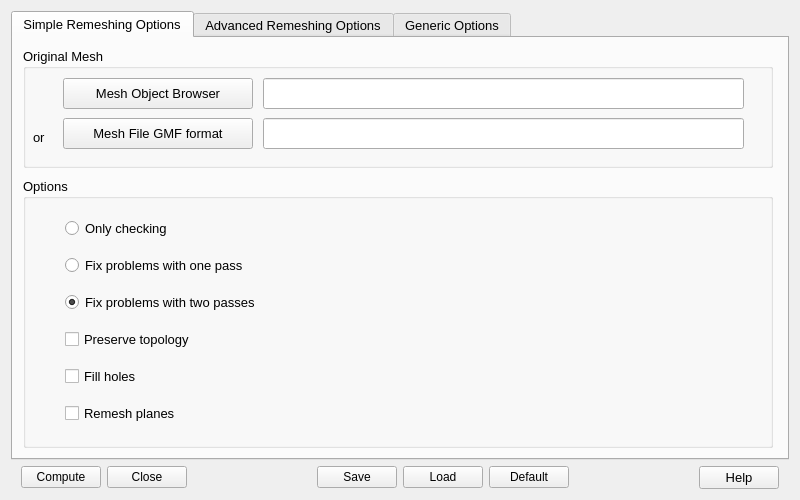
<?xml version="1.0" encoding="UTF-8"?>
<ui version="4.0">
 <class>MGCleanerPlugDialog</class>
 <widget class="QWidget" name="MGCleanerPlugDialog">
  <property name="geometry">
   <rect>
    <x>0</x>
    <y>0</y>
    <width>800</width>
    <height>500</height>
   </rect>
  </property>
  <property name="windowTitle">
   <string>MGCleaner : Remeshing tool</string>
  </property>
  <property name="sizeGripEnabled" stdset="0">
   <bool>false</bool>
  </property>
  <layout class="QGridLayout" name="gridLayout">
   <item row="2" column="0">
    <layout class="QHBoxLayout" name="horizontalLayout">
         <item>
      <spacer name="horizontalSpacer_xx">
       <property name="orientation">
        <enum>Qt::Horizontal</enum>
       </property>
       <property name="sizeType">
        <enum>QSizePolicy::Minimum</enum>
       </property>
       <property name="sizeHint" stdset="0">
        <size>
         <width>10</width>
         <height>20</height>
        </size>
       </property>
      </spacer>
         </item>
     <item>
      <widget class="QPushButton" name="PB_OK">
       <property name="text">
        <string>Compute</string>
       </property>
      </widget>
     </item>
     <item>
      <widget class="QPushButton" name="PB_Cancel">
       <property name="text">
        <string>Close</string>
       </property>
      </widget>
     </item>
     <item>
      <spacer name="horizontalSpacer_4">
       <property name="orientation">
        <enum>Qt::Horizontal</enum>
       </property>
       <property name="sizeHint" stdset="0">
        <size>
         <width>30</width>
         <height>20</height>
        </size>
       </property>
      </spacer>
     </item>
     <item>
      <widget class="QPushButton" name="PB_SaveHyp">
       <property name="text">
        <string>Save</string>
       </property>
        <property name="iconSize">
         <size>
          <width>18</width>
          <height>18</height>
         </size>
        </property>
      </widget>
     </item>
     <item>
      <widget class="QPushButton" name="PB_LoadHyp">
       <property name="text">
        <string>Load</string>
       </property>
        <property name="iconSize">
         <size>
          <width>18</width>
          <height>18</height>
         </size>
        </property>
      </widget>
     </item>
     <item>
      <widget class="QPushButton" name="PB_Default">
       <property name="text">
        <string>Default</string>
       </property>
      </widget>
     </item>
     <item>
      <spacer name="horizontalSpacer">
       <property name="orientation">
        <enum>Qt::Horizontal</enum>
       </property>
       <property name="sizeHint" stdset="0">
        <size>
         <width>30</width>
         <height>20</height>
        </size>
       </property>
      </spacer>
     </item>
     <item>
      <widget class="QPushButton" name="PB_Help">
       <property name="font">
        <font>
         <pointsize>10</pointsize>
        </font>
       </property>
       <property name="text">
        <string>Help</string>
       </property>
      </widget>
     </item>
         <item>
      <spacer name="horizontalSpacer_xx">
       <property name="orientation">
        <enum>Qt::Horizontal</enum>
       </property>
       <property name="sizeType">
        <enum>QSizePolicy::Minimum</enum>
       </property>
       <property name="sizeHint" stdset="0">
        <size>
         <width>10</width>
         <height>20</height>
        </size>
       </property>
      </spacer>
         </item>
    </layout>
   </item>
   <item row="1" column="0">
    <widget class="QTabWidget" name="TWOptions">
     <property name="font">
      <font>
       <pointsize>10</pointsize>
      </font>
     </property>
     <property name="currentIndex">
      <number>0</number>
     </property>
     <widget class="QWidget" name="simple">
      <attribute name="title">
       <string>Simple Remeshing Options</string>
      </attribute>
      <widget class="QGroupBox" name="GBOptim">
       <property name="geometry">
        <rect>
         <x>10</x>
         <y>140</y>
         <width>750</width>
         <height>270</height>
        </rect>
       </property>
       <property name="title">
        <string>Options</string>
       </property>

        <layout class="QHBoxLayout" name="RBLayoutopt">

         <item>
      <spacer name="horizontalSpacer_xx">
       <property name="orientation">
        <enum>Qt::Horizontal</enum>
       </property>
       <property name="sizeType">
        <enum>QSizePolicy::Minimum</enum>
       </property>
       <property name="sizeHint" stdset="0">
        <size>
         <width>30</width>
         <height>20</height>
        </size>
       </property>
      </spacer>
         </item>

         <item>
        <layout class="QVBoxLayout" name="RBLayout1">
         <item>
          <widget class="QRadioButton" name="RB_Check">
           <property name="toolTip">
            <string>Performs checks only (no fixing).
Writes diagnostics into the output file.
Default is to fix with two passes.</string>
           </property>
           <property name="text">
            <string>Only checking</string>
           </property>
           <property name="checked">
            <bool>false</bool>
           </property>
          </widget>
         </item>
         <item>
          <widget class="QRadioButton" name="RB_Fix1">
           <property name="toolTip">
            <string>Analyses and fixes mesh with only the first stage of the cleaning procedure.
Does not write diagnostics into the output file.
Default is to fix with two passes.</string>
           </property>
           <property name="text">
            <string>Fix problems with one pass</string>
           </property>
           <property name="checked">
            <bool>false</bool>
           </property>
          </widget>
         </item>
         <item>
          <widget class="QRadioButton" name="RB_Fix2">
           <property name="toolTip">
            <string>Analyses and fixes mesh with the two stage cleaning procedure.
Does not write diagnostics into the output file.
Default is to fix with two passes.</string>
           </property>
           <property name="text">
            <string>Fix problems with two passes</string>
           </property>
           <property name="checked">
            <bool>true</bool>
           </property>
          </widget>
         </item>

       <item>
       <widget class="QCheckBox" name="CB_PreserveTopology">
           <property name="toolTip">
            <string>Disables fixing operations which induce topology modifications.
Default is enable topology modifications.
(argument --topology)</string>
           </property>
           <property name="text">
            <string>Preserve topology</string>
           </property>
           <property name="checked">
            <bool>false</bool>
           </property>
          </widget>
        </item>
       <item>
          <widget class="QCheckBox" name="CB_FillHoles">
           <property name="toolTip">
            <string>Default is not to fill holes.
if set: see 'surface size threshold of holes' in 'Advanced remeshing options'.</string>
           </property>
           <property name="text">
            <string>Fill holes</string>
           </property>
           <property name="checked">
            <bool>false</bool>
           </property>
          </widget>
       </item>
       <item>

          <widget class="QCheckBox" name="CB_RemeshPlanes">
           <property name="toolTip">
            <string>Inserts vertices on planes to improve mesh quality .
May be useful for poor quality triangulations (eg .STL or .DXF triangulations).
Default is not to mesh planes.</string>
           </property>
           <property name="text">
            <string>Remesh planes</string>
           </property>
           <property name="checked">
            <bool>false</bool>
           </property>
           </widget>
       </item>

         </layout>

         </item>

        </layout>
        
      </widget>
      <widget class="QGroupBox" name="groupBox">
       <property name="geometry">
        <rect>
         <x>10</x>
         <y>10</y>
         <width>750</width>
         <height>120</height>
        </rect>
       </property>
       <property name="font">
        <font>
         <pointsize>10</pointsize>
        </font>
       </property>
       <property name="title">
        <string>Original Mesh</string>
       </property>
       <widget class="QPushButton" name="PB_MeshFile">
        <property name="geometry">
         <rect>
          <x>40</x>
          <y>70</y>
          <width>190</width>
          <height>31</height>
         </rect>
        </property>
        <property name="font">
         <font>
          <pointsize>10</pointsize>
         </font>
        </property>
        <property name="text">
         <string>Mesh File GMF format</string>
        </property>
        <property name="iconSize">
         <size>
          <width>18</width>
          <height>18</height>
         </size>
        </property>
       </widget>
       <widget class="QLineEdit" name="LE_MeshFile">
        <property name="geometry">
         <rect>
          <x>240</x>
          <y>70</y>
          <width>481</width>
          <height>31</height>
         </rect>
        </property>
        <property name="font">
         <font>
          <pointsize>10</pointsize>
         </font>
        </property>
       </widget>
       <widget class="QPushButton" name="PB_MeshSmesh">
        <property name="geometry">
         <rect>
          <x>40</x>
          <y>30</y>
          <width>190</width>
          <height>31</height>
         </rect>
        </property>
        <property name="text">
         <string>Mesh Object Browser</string>
        </property>
        <property name="iconSize">
         <size>
          <width>18</width>
          <height>18</height>
         </size>
        </property>
        <property name="checkable">
         <bool>false</bool>
        </property>
       </widget>
       <widget class="QLineEdit" name="LE_MeshSmesh">
        <property name="geometry">
         <rect>
          <x>240</x>
          <y>30</y>
          <width>481</width>
          <height>31</height>
         </rect>
        </property>
        <property name="font">
         <font>
          <pointsize>10</pointsize>
         </font>
        </property>
       </widget>
       <widget class="QLabel" name="label_8">
        <property name="geometry">
         <rect>
          <x>10</x>
          <y>80</y>
          <width>31</width>
          <height>18</height>
         </rect>
        </property>
        <property name="text">
         <string>or</string>
        </property>
       </widget>
      </widget>
      <zorder>groupBox</zorder>
      <zorder>GBOptim</zorder>
     </widget>
     <widget class="QWidget" name="advanced">
      <attribute name="title">
       <string>Advanced Remeshing Options</string>
      </attribute>
      <widget class="QGroupBox" name="groupBox_5">
       <property name="geometry">
        <rect>
         <x>10</x>
         <y>10</y>
         <width>750</width>
         <height>400</height>
        </rect>
       </property>
       <property name="title">
        <string>You can control</string>
       </property>
#1
       <widget class="QLineEdit" name="SP_MinHoleSize">
        <property name="geometry">
         <rect>
          <x>20</x>
          <y>30</y>
          <width>100</width>
          <height>25</height>
         </rect>
        </property>
           <property name="enabled">
            <bool>false</bool>
           </property>
       </widget>
       <widget class="QLabel" name="LA_minHoleSize">
        <property name="geometry">
         <rect>
          <x>130</x>
          <y>30</y>
          <width>600</width>
          <height>30</height>
         </rect>
        </property>
        <property name="toolTip">
         <string>sets the surface size threshold below which holes are filled.
Set 'Fill holes' in 'Simple Remeshing Options'.</string>
        </property>
        <property name="text">
         <string>Surface size threshold of holes to fill (--min_hole_size)</string>
        </property>
       </widget>
#2
       <widget class="QLineEdit" name="SP_ToleranceDisplacement">
        <property name="geometry">
         <rect>
          <x>20</x>
          <y>70</y>
          <width>100</width>
          <height>25</height>
         </rect>
        </property>
           <property name="enabled">
            <bool>false</bool>
           </property>
       </widget>
       <widget class="QLabel" name="LA_toleranceDisplacement">
        <property name="geometry">
         <rect>
          <x>130</x>
          <y>70</y>
          <width>600</width>
          <height>30</height>
         </rect>
        </property>
        <property name="toolTip">
         <string>Sets the displacement threshold below which modification is allowed.
Unused in collision resolution .
'Tolerance displacement' is set to resolution_length if it is lower.</string>
        </property>
        <property name="text">
         <string>Tolerance displacement threshold of points for modification
(--tolerance_displacement)</string>
        </property>
       </widget>

          <widget class="QCheckBox" name="CB_ComputedToleranceDisplacement">
        <property name="geometry">
         <rect>
          <x>650</x>
          <y>70</y>
          <width>100</width>
          <height>30</height>
         </rect>
        </property>
           <property name="toolTip">
            <string>If set default value is computed from model.</string>
           </property>
           <property name="text">
            <string>Computed</string>
           </property>
           <property name="checked">
            <bool>true</bool>
           </property>
          </widget>

#3
       <widget class="QLineEdit" name="SP_ResolutionLength">
        <property name="geometry">
         <rect>
          <x>20</x>
          <y>110</y>
          <width>100</width>
          <height>25</height>
         </rect>
        </property>
           <property name="enabled">
            <bool>false</bool>
           </property>
       </widget>
       <widget class="QLabel" name="LA_resolutionLength">
        <property name="geometry">
         <rect>
          <x>130</x>
          <y>110</y>
          <width>600</width>
          <height>30</height>
         </rect>
        </property>
        <property name="toolTip">
         <string>sets the distance threshold above which 2 points are considered distinct.
Sets the tolerance displacement to 1/5 of this size.
Default is computed from model.</string>
        </property>
        <property name="text">
         <string>Distance threshold for two points distinct (--resolution_length)</string>
        </property>
       </widget>
          <widget class="QCheckBox" name="CB_ComputedResolutionLength">
        <property name="geometry">
         <rect>
          <x>650</x>
          <y>110</y>
          <width>100</width>
          <height>30</height>
         </rect>
        </property>
           <property name="toolTip">
            <string>If set default value is computed from model.</string>
           </property>
           <property name="text">
            <string>Computed</string>
           </property>
           <property name="checked">
            <bool>true</bool>
           </property>
          </widget>
#4
       <widget class="QDoubleSpinBox" name="SP_FoldingAngle">
        <property name="geometry">
         <rect>
          <x>20</x>
          <y>150</y>
          <width>100</width>
          <height>25</height>
         </rect>
        </property>
        <property name="maximum">
         <double>90</double>
        </property>
        <property name="minimum">
         <double>0</double>
        </property>
        <property name="singleStep">
         <double>1</double>
        </property>
        <property name="value">
         <double>15</double>
        </property>
       </widget>
       <widget class="QLabel" name="LA_foldingAngle">
        <property name="geometry">
         <rect>
          <x>130</x>
          <y>150</y>
          <width>600</width>
          <height>30</height>
         </rect>
        </property>
        <property name="toolTip">
         <string>Sets the threshold angle below which 2 connected triangles are considered overlapping .
Reduce this value if model contains sharp angles below this threshold that must be kept.
Overlap_angle is set to this angle if it is higher.
Default is 15 degrees.</string>
        </property>
        <property name="text">
         <string>Angle threshold for two connected triangles overlapping (--folding_angle)</string>
        </property>
       </widget>
#5
       <widget class="QLineEdit" name="SP_OverlapDistance">
        <property name="geometry">
         <rect>
          <x>20</x>
          <y>190</y>
          <width>100</width>
          <height>25</height>
         </rect>
        </property>
           <property name="enabled">
            <bool>false</bool>
           </property>
       </widget>
       <widget class="QLabel" name="LA_overlapDistance">
        <property name="geometry">
         <rect>
          <x>130</x>
          <y>190</y>
          <width>600</width>
          <height>30</height>
         </rect>
        </property>
        <property name="toolTip">
         <string>sets the distance below which 2 unconnected triangles are considered overlapping.
Reduce this value if too many overlaps are detected.
Default is computed from model.</string>
        </property>
        <property name="text">
         <string>Distance threshold for two unconnected triangles overlapping
(--overlap_distance)</string>
        </property>
       </widget>
          <widget class="QCheckBox" name="CB_ComputedOverlapDistance">
        <property name="geometry">
         <rect>
          <x>650</x>
          <y>190</y>
          <width>100</width>
          <height>30</height>
         </rect>
        </property>
           <property name="toolTip">
            <string>If set default value is computed from model.</string>
           </property>
           <property name="text">
            <string>Computed</string>
           </property>
           <property name="checked">
            <bool>true</bool>
           </property>
          </widget>
#6
       <widget class="QDoubleSpinBox" name="SP_OverlapAngle">
        <property name="geometry">
         <rect>
          <x>20</x>
          <y>230</y>
          <width>100</width>
          <height>25</height>
         </rect>
        </property>
        <property name="maximum">
         <double>90</double>
        </property>
        <property name="minimum">
         <double>0</double>
        </property>
        <property name="singleStep">
         <double>1</double>
        </property>
        <property name="value">
         <double>15</double>
        </property>
       </widget>
       <widget class="QLabel" name="LA_overlapAngle">
        <property name="geometry">
         <rect>
          <x>130</x>
          <y>230</y>
          <width>600</width>
          <height>30</height>
         </rect>
        </property>
        <property name="toolTip">
         <string>Sets the angle below which 2 unconnected triangles are considered overlapping.
'Folding angle' is set to this angle if it is lower.
Default is 15 degrees.</string>
        </property>
        <property name="text">
         <string>Angle threshold for two unconnected triangles overlapping (--overlap_angle)</string>
        </property>
       </widget>
      </widget>
     </widget>
     <widget class="QWidget" name="generic">
      <attribute name="title">
       <string>Generic Options</string>
      </attribute>
      <widget class="QGroupBox" name="groupBox_4">
       <property name="geometry">
        <rect>
         <x>10</x>
         <y>10</y>
         <width>750</width>
         <height>130</height>
        </rect>
       </property>
       <property name="title">
        <string>MGCleaner Generic Options</string>
       </property>
       
          <widget class="QSpinBox" name="SP_Verbosity">
        <property name="geometry">
         <rect>
          <x>20</x>
          <y>30</y>
          <width>100</width>
          <height>25</height>
         </rect>
        </property>
           <property name="maximum">
            <number>10</number>
           </property>
           <property name="value">
            <number>3</number>
           </property>
          </widget>
       
          <widget class="QLabel" name="label">
        <property name="geometry">
         <rect>
          <x>130</x>
          <y>30</y>
          <width>600</width>
          <height>30</height>
         </rect>
        </property>
        <property name="toolTip">
         <string>sets the verbosity level.
From 0 (no detail) to 10 (very detailed).
Default is 3.</string>
        </property>
           <property name="text">
            <string>Verbosity level</string>
           </property>
          </widget>
       
       
      </widget>
      <widget class="QGroupBox" name="groupBox_6">
       <property name="geometry">
        <rect>
         <x>10</x>
         <y>150</y>
         <width>750</width>
         <height>170</height>
        </rect>
       </property>
       <property name="title">
        <string>Plug-in Generic Options</string>
       </property>
       <widget class="QLabel" name="label_10">
        <property name="geometry">
         <rect>
          <x>20</x>
          <y>40</y>
          <width>391</width>
          <height>18</height>
         </rect>
        </property>
        <property name="text">
         <string>File used to save MGCleaner hypothesis parameters :</string>
        </property>
       </widget>
       <widget class="QPushButton" name="PB_ParamsFileExplorer">
        <property name="geometry">
         <rect>
          <x>20</x>
          <y>70</y>
          <width>30</width>
          <height>31</height>
         </rect>
        </property>
        <property name="text">
         <string/>
        </property>
       </widget>
       <widget class="QLineEdit" name="LE_ParamsFile">
        <property name="geometry">
         <rect>
          <x>60</x>
          <y>70</y>
          <width>661</width>
          <height>31</height>
         </rect>
        </property>
       </widget>

      <widget class="QPushButton" name="PB_Save">
        <property name="geometry">
         <rect>
          <x>20</x>
          <y>110</y>
          <width>70</width>
          <height>31</height>
         </rect>
        </property>
       <property name="text">
        <string>Save</string>
       </property>
        <property name="iconSize">
         <size>
          <width>18</width>
          <height>18</height>
         </size>
        </property>
      </widget>

      <widget class="QPushButton" name="PB_Load">
        <property name="geometry">
         <rect>
          <x>120</x>
          <y>110</y>
          <width>70</width>
          <height>31</height>
         </rect>
        </property>
       <property name="text">
        <string>Load</string>
       </property>
        <property name="iconSize">
         <size>
          <width>18</width>
          <height>18</height>
         </size>
        </property>
      </widget>

      </widget>
     </widget>
    </widget>
   </item>
  </layout>
 </widget>
 <resources/>
 <connections/>
</ui>
